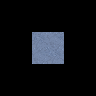

A 2D game scene composited from a Tiled map and its tileset images. What follows is a short description and the map's XML, with each tile layer's data collapsed to a summary:
An orthogonal 3x3 tile map with 32x32 px tiles, 25 tile layers (Regions, Input_set, Input_set, Input_set, ...), 2 hidden layers not drawn, 4 tilesets.

<map version="1.0" orientation="orthogonal" width="3" height="3" tilewidth="32" tileheight="32">
 <tileset firstgid="1" name="Woodland" tilewidth="32" tileheight="32">
  <image source="../../graphics/tiles/Woodland_ground.png" width="512" height="512" />
 </tileset>
 <tileset firstgid="257" name="Collision" tilewidth="32" tileheight="32">
  <image source="../../graphics/tiles/collision.png" width="64" height="32" />
 </tileset>
 <tileset firstgid="259" name="set_rules" tilewidth="32" tileheight="32">
  <image source="../../graphics/tiles/set_rules.png" width="64" height="64" />
 </tileset>
 <tileset firstgid="263" name="set_woodland" tilewidth="32" tileheight="32">
  <image source="../../graphics/tiles/set_woodland.png" width="512" height="320" />
 </tileset>
 <layer name="Regions" width="3" height="3">
  <data>[9 cells, 1 non-empty, 1 distinct tile ids]</data>
 </layer>
 <layer name="Input_set" width="3" height="3">
  <data>[9 cells, 1 non-empty, 1 distinct tile ids]</data>
 </layer>
 <layer name="Input_set" width="3" height="3">
  <data>[9 cells, 1 non-empty, 1 distinct tile ids]</data>
 </layer>
 <layer name="Input_set" width="3" height="3">
  <data>[9 cells, 1 non-empty, 1 distinct tile ids]</data>
 </layer>
 <layer name="Input_set" width="3" height="3">
  <data>[9 cells, 1 non-empty, 1 distinct tile ids]</data>
 </layer>
 <layer name="Input_set" width="3" height="3">
  <data>[9 cells, 1 non-empty, 1 distinct tile ids]</data>
 </layer>
 <layer name="Input_set" width="3" height="3">
  <data>[9 cells, 1 non-empty, 1 distinct tile ids]</data>
 </layer>
 <layer name="Input_set" width="3" height="3">
  <data>[9 cells, 1 non-empty, 1 distinct tile ids]</data>
 </layer>
 <layer name="Output_Ground" width="3" height="3">
  <data>[9 cells, 1 non-empty, 1 distinct tile ids]</data>
 </layer>
 <layer name="Output1_Ground" width="3" height="3">
  <data>[9 cells, 1 non-empty, 1 distinct tile ids]</data>
 </layer>
 <layer name="Output2_Ground" width="3" height="3">
  <data>[9 cells, 1 non-empty, 1 distinct tile ids]</data>
 </layer>
 <layer name="Output3_Ground" width="3" height="3">
  <data>[9 cells, 1 non-empty, 1 distinct tile ids]</data>
 </layer>
 <layer name="Output4_Ground" width="3" height="3">
  <data>[9 cells, 1 non-empty, 1 distinct tile ids]</data>
 </layer>
 <layer name="Output5_Ground" width="3" height="3">
  <data>[9 cells, 1 non-empty, 1 distinct tile ids]</data>
 </layer>
 <layer name="Output6_Ground" width="3" height="3">
  <data>[9 cells, 1 non-empty, 1 distinct tile ids]</data>
 </layer>
 <layer name="Output7_Ground" width="3" height="3">
  <data>[9 cells, 1 non-empty, 1 distinct tile ids]</data>
 </layer>
 <layer name="Output8_Ground" width="3" height="3">
  <data>[9 cells, 1 non-empty, 1 distinct tile ids]</data>
 </layer>
 <layer name="Output9_Ground" width="3" height="3">
  <data>[9 cells, 1 non-empty, 1 distinct tile ids]</data>
 </layer>
 <layer name="Output10_Ground" width="3" height="3">
  <data>[9 cells, 1 non-empty, 1 distinct tile ids]</data>
 </layer>
 <layer name="Output11_Ground" width="3" height="3">
  <data>[9 cells, 1 non-empty, 1 distinct tile ids]</data>
 </layer>
 <layer name="Output12_Ground" width="3" height="3">
  <data>[9 cells, 1 non-empty, 1 distinct tile ids]</data>
 </layer>
 <layer name="Output13_Ground" width="3" height="3">
  <data>[9 cells, 1 non-empty, 1 distinct tile ids]</data>
 </layer>
 <layer name="Output14_Ground" width="3" height="3">
  <data>[9 cells, 1 non-empty, 1 distinct tile ids]</data>
 </layer>
 <layer name="Output15_Ground" width="3" height="3">
  <data>[9 cells, 1 non-empty, 1 distinct tile ids]</data>
 </layer>
 <layer name="Output16_Ground" width="3" height="3">
  <data>[9 cells, 1 non-empty, 1 distinct tile ids]</data>
 </layer>
 <layer name="OutputSP_Ground" width="3" height="3" visible="0">
  <data>[9 cells, 1 non-empty, 1 distinct tile ids]</data>
 </layer>
 <layer name="OutputSP1_Ground" width="3" height="3" visible="0">
  <data>[9 cells, 1 non-empty, 1 distinct tile ids]</data>
 </layer>
</map>
